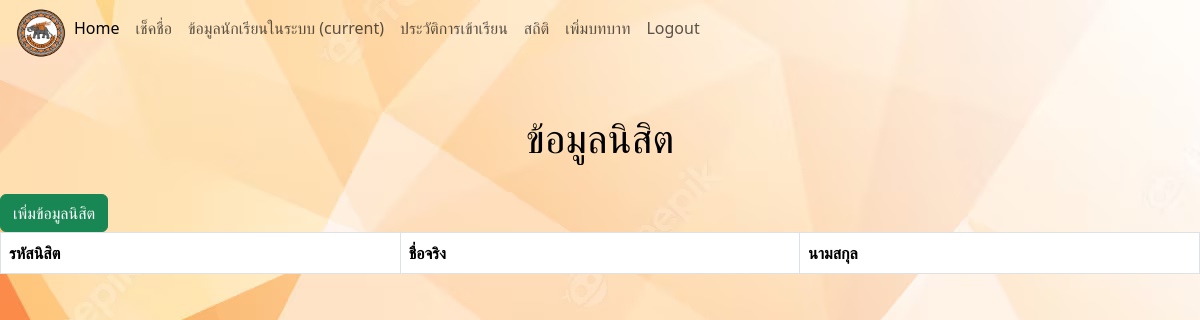
The page /show_stu.php (signed in) on the database as committed earlier.
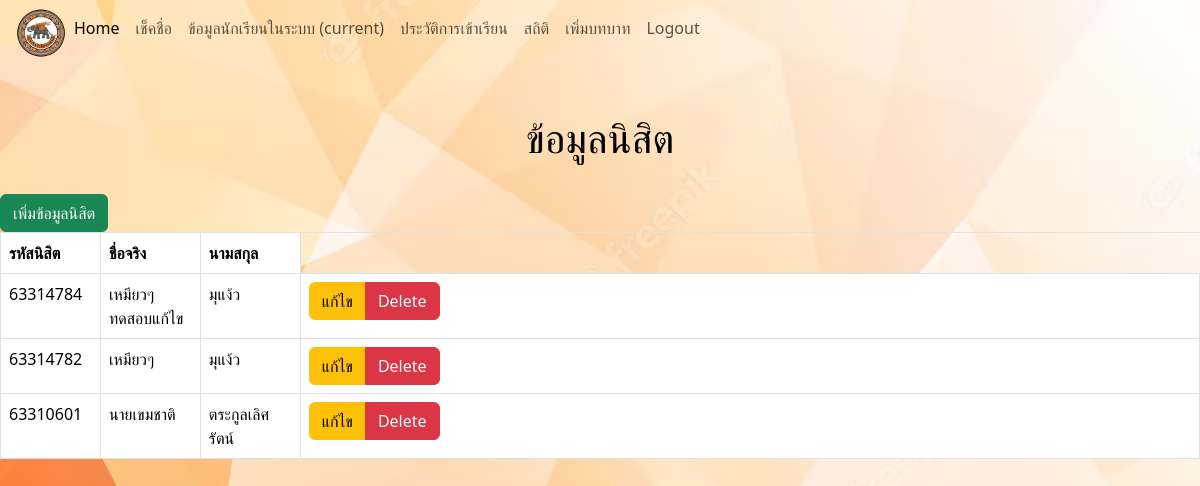
The same page on the database as committed later.
### tables this page shows
CREATE TABLE `students` (
  `id` int(11) NOT NULL,
  `studentID` int(8) NOT NULL,
  `firstName` varchar(50) DEFAULT NULL,
  `lastName` varchar(50) DEFAULT NULL
);

### show_stu.php (the view, shortened to what this page needs)
<?php
$conn = createDBConnection();
?>
<!DOCTYPE html>
<html>
    <head>
        <link href="https://cdn.jsdelivr.net/npm/bootstrap@5.3.1/dist/css/bootstrap.min.css" rel="stylesheet">
        <nav class= " navbar navbar-expand-lg">
            <div class="collapse navbar-collapse" id="navbarNavAltMarkup">
              <div class="navbar-nav">
                <img src="ass/NULOGO-Download-297x300.png" alt="logo" width="50" height="50">
                <a class="nav-item nav-link active" href="index.php">Home</a>
                <a class="nav-item nav-link" href="scanner.php">เช็คชื่อ</a>
                <a class="nav-item nav-link" href="show_stu.php">ข้อมูลนักเรียนในระบบ (current) </a>
                <a class="nav-item nav-link" href="show_history.php">ประวัติการเข้าเรียน</a>
                <a class="nav-item nav-link" href="stu_stat.php">สถิติ</a>
                <a class="nav-item nav-link" href="page_addrole.php">เพิ่มบทบาท</a>
                <a class="nav-item nav-link" href="logout.php">Logout</a>
              </div>
            </div>
          </nav>
    </head>
    <body background="ass/Background.png">
    <div class="row justify-content-md-center">
    <div class="container py-5">
    <div class="col-md-auto">
        <h1 class="text-center" style="color:black;">ข้อมูลนิสิต</h1><br>
        <table class="table table-bordered">
                <thead>
                    <tr>
                         <th class="col-1">รหัสนิสิต</th>
                         <th class="col-1">ชื่อจริง</th>
                         <th class="col-1">นามสกุล</th>
                    </tr>
                </thead>
            <tbody>
            <a href="stu_addform.php" class="btn btn-success">เพิ่มข้อมูลนิสิต</a>
                <?php $sql = "SELECT * FROM students";
                $result = mysqli_query($conn,$sql);
                while ($row = mysqli_fetch_assoc($result)):
                ?>
                        <tr>
                            <td>
                                <?php echo $row['studentID']; ?>
                            </td>
                            <td>
                                <?php echo $row['firstName']; ?>
                            </td>
                            <td>
                                <?php echo $row['lastName']; ?>
                            </td>
                            <td>
                                <div class="btn-group">
                                    <a href="stu_editform.php?studentID=<?php echo $row['studentID'];?>" class="btn btn-warning">แก้ไข</a>
                                    <a href="javascript:void(0);" onclick="deleteStudent(<?php echo $row['studentID']; ?>)" class="btn btn-danger">Delete</a>
                                </div>
                            </td>
                        </tr>
                <?php endwhile; ?>
            </tbody>
        </table>
    </div>
    </div>
    </div>
    </body>
</html>

Rows that differ between the two databases and show on the page:
added students: studentID "63314784", firstName "เหมียวๆ ทดสอบแก้ไข", lastName "มุแง้ว"
added students: studentID "63314782", firstName "เหมียวๆ", lastName "มุแง้ว"
added students: studentID "63310601", firstName "นายเขมชาติ", lastName "ตระกูลเลิศรัตน์"
